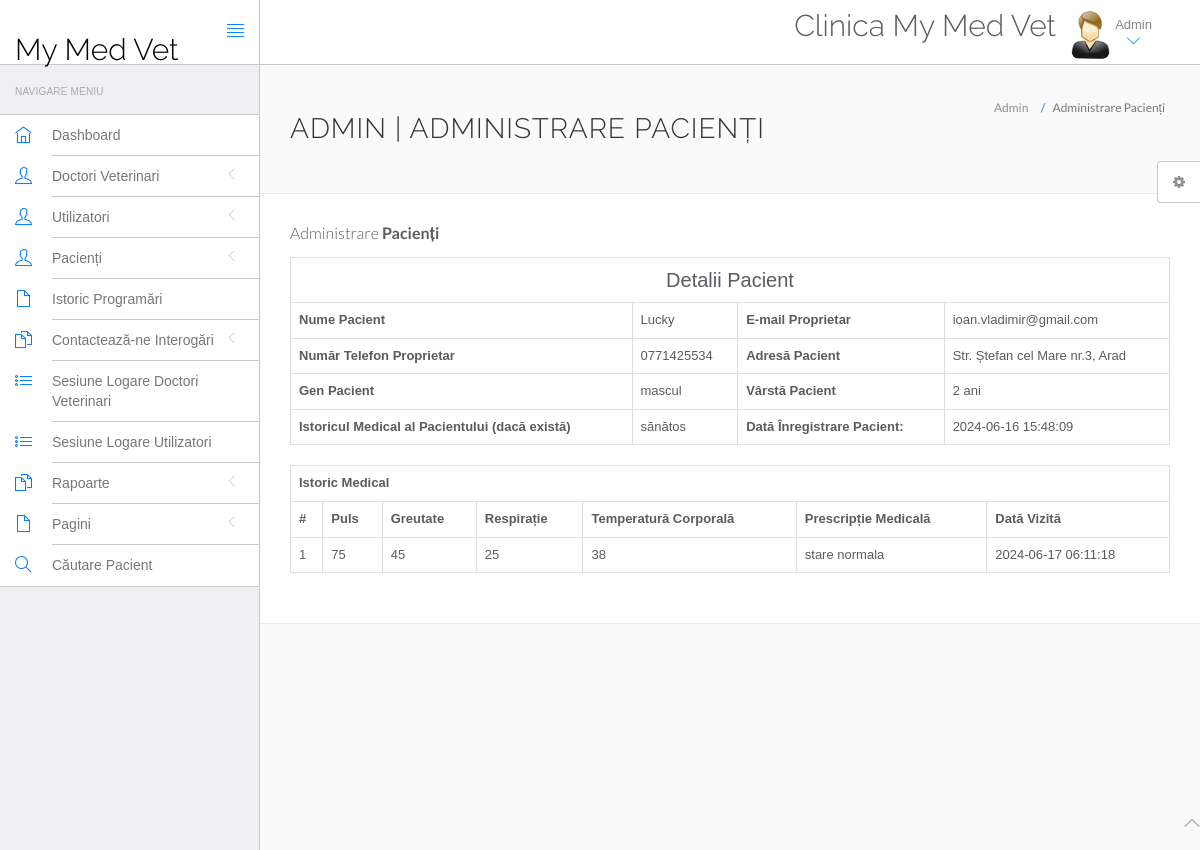
Screenshot of /mymedvet/admin/view-patient.php?viewid=1 (signed in) with the database file from the repository.
### tables this page shows
CREATE TABLE `tblpatient` (
  `ID` int(10) NOT NULL,
  `VetDocid` int(10) DEFAULT NULL,
  `PatientName` varchar(200) DEFAULT NULL,
  `PatientRECS` bigint(15) DEFAULT NULL,
  `PatientOwnerName` varchar(45) DEFAULT NULL,
  `PatientOwnerCNP` bigint(13) DEFAULT NULL,
  `PatientOwnerPhoneNumber` varchar(15) DEFAULT NULL,
  `PatientOwnerEmail` varchar(200) DEFAULT NULL,
  `PatientSpecies` varchar(200) DEFAULT NULL,
  `PatientGender` varchar(50) DEFAULT NULL,
  `PatientAddress` varchar(255) DEFAULT NULL,
  `PatientAge` varchar(100) DEFAULT NULL,
  `PatientMedhis` mediumtext DEFAULT NULL,
  `CreateDate` timestamp NULL DEFAULT current_timestamp(),
  `UpdateDate` timestamp NULL DEFAULT NULL ON UPDATE current_timestamp()
);

CREATE TABLE `tblmedicalhistory` (
  `ID` int(10) NOT NULL,
  `PatientID` int(10) DEFAULT NULL,
  `Pulse` varchar(200) DEFAULT NULL,
  `Breathe` varchar(200) DEFAULT NULL,
  `Weight` varchar(100) DEFAULT NULL,
  `Temperature` varchar(200) DEFAULT NULL,
  `MedicalPres` mediumtext DEFAULT NULL,
  `CreateDate` timestamp NOT NULL DEFAULT current_timestamp() ON UPDATE current_timestamp()
);

### mymedvet/admin/view-patient.php (the view, shortened to what this page needs)
<?php
include('include/config.php');
if(strlen($_SESSION['id']==0)) {
 header('location:logout.php');
  } else{
?>
<!DOCTYPE html>
<html lang="en">
	<head>
		<link rel="stylesheet" href="vendor/bootstrap/css/bootstrap.min.css">
		<link rel="stylesheet" href="vendor/fontawesome/css/font-awesome.min.css">
		<link rel="stylesheet" href="vendor/themify-icons/themify-icons.min.css">
		<link href="vendor/animate.css/animate.min.css" rel="stylesheet" media="screen">
		<link href="vendor/perfect-scrollbar/perfect-scrollbar.min.css" rel="stylesheet" media="screen">
		<link href="vendor/switchery/switchery.min.css" rel="stylesheet" media="screen">
		<link href="vendor/bootstrap-touchspin/jquery.bootstrap-touchspin.min.css" rel="stylesheet" media="screen">
		<link href="vendor/select2/select2.min.css" rel="stylesheet" media="screen">
		<link href="vendor/bootstrap-datepicker/bootstrap-datepicker3.standalone.min.css" rel="stylesheet" media="screen">
		<link href="vendor/bootstrap-timepicker/bootstrap-timepicker.min.css" rel="stylesheet" media="screen">
		<link rel="stylesheet" href="customstyle/css/styles.css">
		<link rel="stylesheet" href="customstyle/css/plugins.css">
		<link rel="stylesheet" href="customstyle/css/themes/theme-1.css" id="skin_color" />
	</head>
	<body>
		<div id="app">
<?php include('include/sidebar.php');?>
<div class="app-content">
<?php include('include/header.php');?>
<div class="main-content" >
<div class="wrap-content container" id="container">
<section id="page-title">
<div class="row">
<div class="col-sm-8">
<h1 class="mainTitle">Admin | Administrare Pacienți</h1>
</div>
<ol class="breadcrumb">
<li>
<span>Admin</span>
</li>
<li class="active">
<span>Administrare Pacienți</span>
</li>
</ol>
</div>
</section>
<div class="container-fluid container-fullw bg-white">
<div class="row">
<div class="col-md-12">
<h5 class="over-title margin-bottom-15">Administrare <span class="text-bold">Pacienți</span></h5>
<?php
                               $vid=$_GET['viewid'];
                               $ret=mysqli_query($con,"select * from tblpatient where ID='$vid'");
$cnt=1;
while ($row=mysqli_fetch_array($ret)) {
                               ?>
<table border="1" class="table table-bordered">
 <tr align="center">
<td colspan="4" style="font-size:20px;color:blue">
 Detalii Pacient </td></tr>
    <tr>
    <th scope>Nume Pacient </th>
    <td><?php  echo $row['PatientName'];?></td>
    <th scope>E-mail Proprietar </th>
    <td><?php  echo $row['PatientOwnerEmail'];?></td>
  </tr>
  <tr>
    <th scope>Număr Telefon Proprietar</th>
    <td><?php  echo $row['PatientOwnerPhoneNumber'];?></td>
    <th>Adresă Pacient</th>
    <td><?php  echo $row['PatientAddress'];?></td>
  </tr>
    <tr>
    <th>Gen Pacient</th>
    <td><?php  echo $row['PatientGender'];?></td>
    <th>Vârstă Pacient</th>
    <td><?php  echo $row['PatientAge'];?></td>
  </tr>
  <tr>
    <th>Istoricul Medical al Pacientului (dacă există)</th>
    <td><?php  echo $row['PatientMedhis'];?></td>
     <th>Dată Înregistrare Pacient:</th>
    <td><?php  echo $row['CreateDate'];?></td>
  </tr>
<?php }?>
</table>
<?php
$ret=mysqli_query($con,"select * from tblmedicalhistory  where PatientID='$vid'");
 ?>
<table id="datatable" class="table table-bordered dt-responsive nowrap" style="border-collapse: collapse; border-spacing: 0; width: 100%;">
  <tr align="center">
   <th colspan="8" >Istoric Medical</th>
  </tr>
  <tr>
    <th>#</th>
<th>Puls</th>
<th>Greutate</th>
<th>Respirație</th>
<th>Temperatură Corporală</th>
<th>Prescripție Medicală</th>
<th>Dată Vizită</th>
</tr>
<?php
while ($row=mysqli_fetch_array($ret)) {
  ?>
<tr>
  <td><?php echo $cnt;?></td>
 <td><?php  echo $row['Pulse'];?></td>
 <td><?php  echo $row['Weight'];?></td>
 <td><?php  echo $row['Breathe'];?></td>
  <td><?php  echo $row['Temperature'];?></td>
  <td><?php  echo $row['MedicalPres'];?></td>
  <td><?php  echo $row['CreateDate'];?></td>
</tr>
<?php $cnt=$cnt+1;} ?>
</table>
</div>
</div>
</div>
</div>
</div>
</div>
</div>
	<?php include('include/footer.php');?>
	<?php include('include/setting.php');?>
	</body>
</html>
<?php } ?>

### mymedvet/admin/customstyle/css/themes/theme-1.css (style rules this page uses)
body { background: #FAFAFA; }

### rows the page displays
tblpatient: PatientName "Lucky", PatientOwnerEmail "ioan.vladimir@gmail.com", PatientOwnerPhoneNumber "0771425534", PatientAddress "Str. Ștefan cel Mare nr.3, Arad", PatientGender "mascul", PatientAge "2 ani", PatientMedhis "sănătos", CreateDate "2024-06-16 15:48:09"
tblmedicalhistory: Pulse "75", Weight "45", Breathe "25", Temperature "38", MedicalPres "stare normala", CreateDate "2024-06-17 06:11:18"
